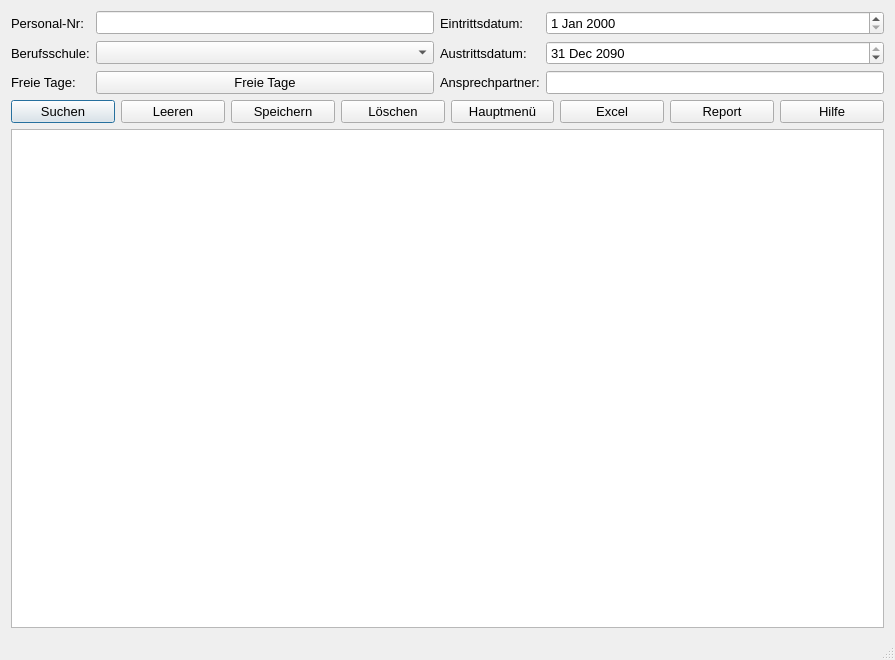
<?xml version="1.0" encoding="UTF-8"?>
<ui version="4.0">
 <class>Berufsschule</class>
 <widget class="QDialog" name="Berufsschule">
  <property name="geometry">
   <rect>
    <x>0</x>
    <y>0</y>
    <width>895</width>
    <height>660</height>
   </rect>
  </property>
  <property name="minimumSize">
   <size>
    <width>895</width>
    <height>660</height>
   </size>
  </property>
  <property name="windowTitle">
   <string>Ausbilder</string>
  </property>
  <property name="sizeGripEnabled">
   <bool>true</bool>
  </property>
  <layout class="QGridLayout" name="gridLayout">
   <item row="5" column="0" colspan="9">
    <layout class="QGridLayout" name="gridLayout_2">
     <item row="0" column="0">
      <widget class="QPushButton" name="pb_suchen">
       <property name="minimumSize">
        <size>
         <width>100</width>
         <height>0</height>
        </size>
       </property>
       <property name="font">
        <font>
         <pointsize>10</pointsize>
        </font>
       </property>
       <property name="text">
        <string>Suchen</string>
       </property>
       <property name="icon">
        <iconset>
         <normaloff>C:/Users/koele/_Symbole/UsedSymbols/searchmagnifierinterfacesymbol1_79893.ico</normaloff>C:/Users/koele/_Symbole/UsedSymbols/searchmagnifierinterfacesymbol1_79893.ico</iconset>
       </property>
      </widget>
     </item>
     <item row="0" column="1">
      <widget class="QPushButton" name="pb_clear">
       <property name="minimumSize">
        <size>
         <width>100</width>
         <height>0</height>
        </size>
       </property>
       <property name="font">
        <font>
         <pointsize>10</pointsize>
        </font>
       </property>
       <property name="text">
        <string>Leeren</string>
       </property>
      </widget>
     </item>
     <item row="0" column="4">
      <widget class="QPushButton" name="pb_Abbrechen">
       <property name="minimumSize">
        <size>
         <width>100</width>
         <height>0</height>
        </size>
       </property>
       <property name="font">
        <font>
         <pointsize>10</pointsize>
        </font>
       </property>
       <property name="text">
        <string>Hauptmenü</string>
       </property>
       <property name="icon">
        <iconset>
         <normaloff>C:/Users/koele/_Symbole/UsedSymbols/log-out_icon-icons.com_50106.ico</normaloff>C:/Users/koele/_Symbole/UsedSymbols/log-out_icon-icons.com_50106.ico</iconset>
       </property>
      </widget>
     </item>
     <item row="0" column="3">
      <widget class="QPushButton" name="pb_Loeschen">
       <property name="minimumSize">
        <size>
         <width>100</width>
         <height>0</height>
        </size>
       </property>
       <property name="font">
        <font>
         <pointsize>10</pointsize>
        </font>
       </property>
       <property name="text">
        <string>Löschen</string>
       </property>
       <property name="icon">
        <iconset>
         <normaloff>C:/Users/koele/_Symbole/UsedSymbols/seo-social-web-network-internet_262_icon-icons.com_61518.ico</normaloff>C:/Users/koele/_Symbole/UsedSymbols/seo-social-web-network-internet_262_icon-icons.com_61518.ico</iconset>
       </property>
      </widget>
     </item>
     <item row="0" column="6">
      <widget class="QPushButton" name="pb_report">
       <property name="minimumSize">
        <size>
         <width>100</width>
         <height>0</height>
        </size>
       </property>
       <property name="font">
        <font>
         <pointsize>10</pointsize>
        </font>
       </property>
       <property name="text">
        <string>Report</string>
       </property>
       <property name="icon">
        <iconset>
         <normaloff>C:/Users/koele/_Symbole/UsedSymbols/reporting_noun_report_document_file_icon_148360.ico</normaloff>C:/Users/koele/_Symbole/UsedSymbols/reporting_noun_report_document_file_icon_148360.ico</iconset>
       </property>
      </widget>
     </item>
     <item row="0" column="5">
      <widget class="QPushButton" name="pb_excel">
       <property name="minimumSize">
        <size>
         <width>100</width>
         <height>0</height>
        </size>
       </property>
       <property name="font">
        <font>
         <pointsize>10</pointsize>
        </font>
       </property>
       <property name="text">
        <string>Excel</string>
       </property>
       <property name="icon">
        <iconset>
         <normaloff>C:/Users/koele/_Symbole/UsedSymbols/microsoft_excel_icon_132212.ico</normaloff>C:/Users/koele/_Symbole/UsedSymbols/microsoft_excel_icon_132212.ico</iconset>
       </property>
      </widget>
     </item>
     <item row="0" column="2">
      <widget class="QPushButton" name="pb_Speichern">
       <property name="minimumSize">
        <size>
         <width>100</width>
         <height>0</height>
        </size>
       </property>
       <property name="font">
        <font>
         <pointsize>10</pointsize>
        </font>
       </property>
       <property name="text">
        <string>Speichern</string>
       </property>
       <property name="icon">
        <iconset>
         <normaloff>C:/Users/koele/_Symbole/UsedSymbols/save_3621.ico</normaloff>C:/Users/koele/_Symbole/UsedSymbols/save_3621.ico</iconset>
       </property>
      </widget>
     </item>
     <item row="0" column="7">
      <widget class="QPushButton" name="pb_Hilfe">
       <property name="minimumSize">
        <size>
         <width>100</width>
         <height>0</height>
        </size>
       </property>
       <property name="font">
        <font>
         <pointsize>10</pointsize>
        </font>
       </property>
       <property name="text">
        <string>Hilfe</string>
       </property>
       <property name="icon">
        <iconset>
         <normaloff>C:/Users/koele/_Symbole/UsedSymbols/info_13213.ico</normaloff>C:/Users/koele/_Symbole/UsedSymbols/info_13213.ico</iconset>
       </property>
      </widget>
     </item>
    </layout>
   </item>
   <item row="27" column="0" colspan="9">
    <widget class="QLabel" name="lab_INFO">
     <property name="maximumSize">
      <size>
       <width>16777215</width>
       <height>30</height>
      </size>
     </property>
     <property name="font">
      <font>
       <pointsize>10</pointsize>
      </font>
     </property>
     <property name="text">
      <string/>
     </property>
    </widget>
   </item>
   <item row="26" column="0" colspan="9">
    <widget class="QTableWidget" name="tw_Data">
     <property name="enabled">
      <bool>true</bool>
     </property>
     <property name="minimumSize">
      <size>
       <width>0</width>
       <height>0</height>
      </size>
     </property>
     <property name="maximumSize">
      <size>
       <width>16777215</width>
       <height>500</height>
      </size>
     </property>
     <property name="font">
      <font>
       <pointsize>10</pointsize>
      </font>
     </property>
     <property name="sizeAdjustPolicy">
      <enum>QAbstractScrollArea::AdjustIgnored</enum>
     </property>
     <property name="editTriggers">
      <set>QAbstractItemView::NoEditTriggers</set>
     </property>
     <property name="tabKeyNavigation">
      <bool>false</bool>
     </property>
     <property name="showDropIndicator" stdset="0">
      <bool>false</bool>
     </property>
     <property name="dragDropOverwriteMode">
      <bool>true</bool>
     </property>
     <property name="alternatingRowColors">
      <bool>true</bool>
     </property>
     <attribute name="verticalHeaderVisible">
      <bool>false</bool>
     </attribute>
    </widget>
   </item>
   <item row="0" column="0" colspan="9">
    <layout class="QGridLayout" name="gridLayout_4">
     <item row="1" column="1">
      <widget class="QComboBox" name="cb_Bs">
       <property name="font">
        <font>
         <pointsize>10</pointsize>
        </font>
       </property>
      </widget>
     </item>
     <item row="1" column="2">
      <widget class="QLabel" name="l_Austrittsdatum">
       <property name="font">
        <font>
         <pointsize>10</pointsize>
        </font>
       </property>
       <property name="text">
        <string>Austrittsdatum:</string>
       </property>
      </widget>
     </item>
     <item row="1" column="0">
      <widget class="QLabel" name="le_Berufsschule">
       <property name="font">
        <font>
         <pointsize>10</pointsize>
        </font>
       </property>
       <property name="text">
        <string>Berufsschule:</string>
       </property>
      </widget>
     </item>
     <item row="0" column="3">
      <widget class="QDateEdit" name="de_Eintritt">
       <property name="font">
        <font>
         <pointsize>10</pointsize>
        </font>
       </property>
      </widget>
     </item>
     <item row="0" column="0">
      <widget class="QLabel" name="l_Vorname">
       <property name="font">
        <font>
         <pointsize>10</pointsize>
        </font>
       </property>
       <property name="text">
        <string>Personal-Nr:</string>
       </property>
      </widget>
     </item>
     <item row="0" column="2">
      <widget class="QLabel" name="l_Eintrittsdatum">
       <property name="font">
        <font>
         <pointsize>10</pointsize>
        </font>
       </property>
       <property name="text">
        <string>Eintrittsdatum:</string>
       </property>
      </widget>
     </item>
     <item row="1" column="3">
      <widget class="QDateEdit" name="de_Austritt">
       <property name="font">
        <font>
         <pointsize>10</pointsize>
        </font>
       </property>
       <property name="dateTime">
        <datetime>
         <hour>0</hour>
         <minute>0</minute>
         <second>0</second>
         <year>2090</year>
         <month>12</month>
         <day>31</day>
        </datetime>
       </property>
       <property name="maximumDateTime">
        <datetime>
         <hour>23</hour>
         <minute>59</minute>
         <second>59</second>
         <year>2090</year>
         <month>12</month>
         <day>31</day>
        </datetime>
       </property>
      </widget>
     </item>
     <item row="0" column="1">
      <widget class="QLineEdit" name="le_PersNr">
       <property name="font">
        <font>
         <pointsize>10</pointsize>
        </font>
       </property>
      </widget>
     </item>
     <item row="2" column="0">
      <widget class="QLabel" name="label">
       <property name="font">
        <font>
         <pointsize>10</pointsize>
        </font>
       </property>
       <property name="text">
        <string>Freie Tage:</string>
       </property>
      </widget>
     </item>
     <item row="2" column="1">
      <widget class="QPushButton" name="pb_freieTage">
       <property name="font">
        <font>
         <pointsize>10</pointsize>
        </font>
       </property>
       <property name="text">
        <string>Freie Tage</string>
       </property>
      </widget>
     </item>
     <item row="2" column="2">
      <widget class="QLabel" name="la_ansprechpartner">
       <property name="font">
        <font>
         <pointsize>10</pointsize>
        </font>
       </property>
       <property name="text">
        <string>Ansprechpartner:</string>
       </property>
      </widget>
     </item>
     <item row="2" column="3">
      <widget class="QLineEdit" name="le_Ansprechpartner">
       <property name="font">
        <font>
         <pointsize>10</pointsize>
        </font>
       </property>
      </widget>
     </item>
    </layout>
   </item>
  </layout>
 </widget>
 <tabstops>
  <tabstop>tw_Data</tabstop>
 </tabstops>
 <resources/>
 <connections/>
</ui>
